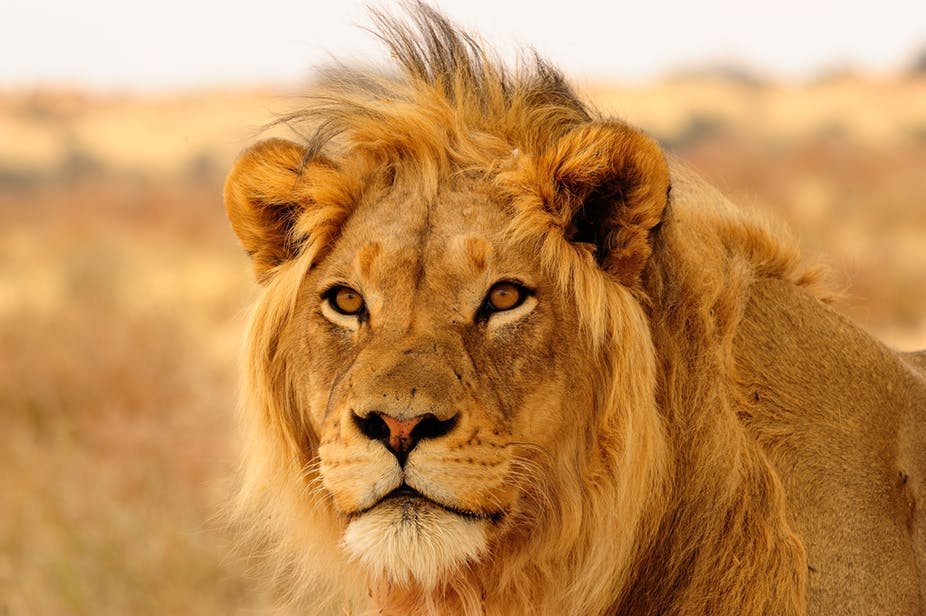
#> input picture Code/Lion.jpg, 926 x 616 px
$ python 'Intro and Loading Images.py'
#> lines starting #> are read from the running program, lines starting #| are printed output that depends on the picture
import cv2
import numpy as np
import matplotlib.pyplot as plt

#Read Image and convert into GrayScale Image
lion = cv2.imread('Lion.jpg',cv2.IMREAD_GRAYSCALE)
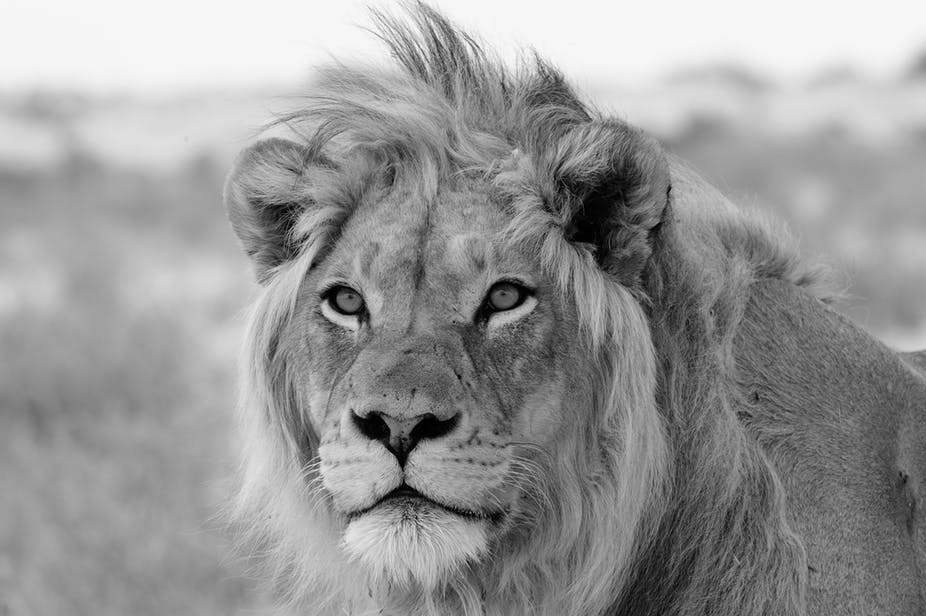
#> lion: shape (616, 926); min 0, max 255, mean 151.4

#output image
cv2.imshow('Singam',lion)

#Wait until some key press
cv2.waitKey(0)
cv2.destroyAllWindows()

$ run again, with Code/bg.jpg copied over Code/Lion.jpg
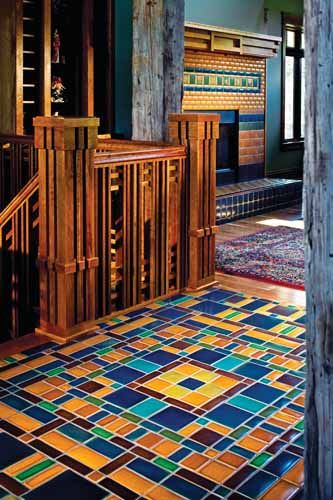
#> input picture Code/bg.jpg, 333 x 500 px
#> `lion = cv2.imread('Lion.jpg',cv2.IMREAD_GRAYSCALE)`:
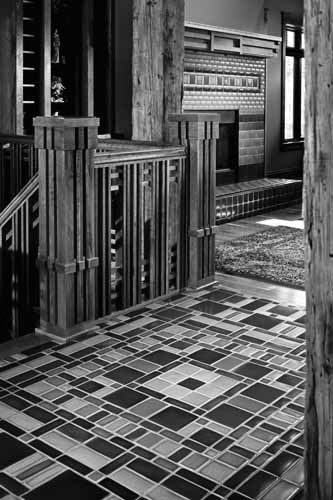
#> lion: shape (500, 333); min 0, max 255, mean 85.2

$ run again, with Code/blue.jpg copied over Code/Lion.jpg
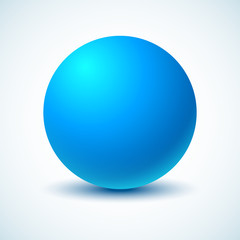
#> input picture Code/blue.jpg, 240 x 240 px
#> `lion = cv2.imread('Lion.jpg',cv2.IMREAD_GRAYSCALE)`:
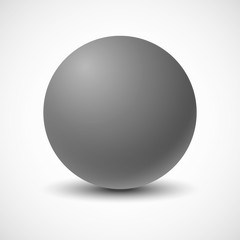
#> lion: shape (240, 240); min 62, max 255, mean 204.1
